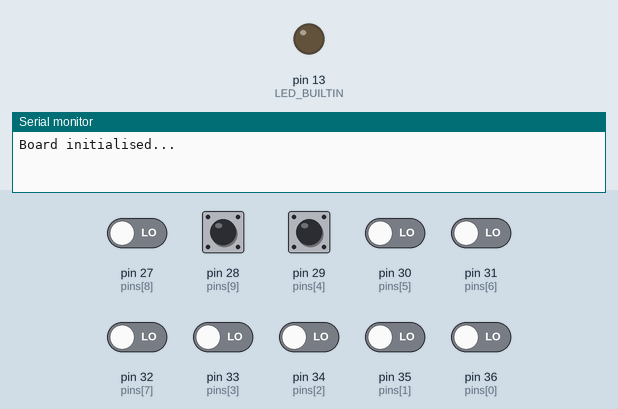
This sketch was run on a simulated Arduino Mega 2560, built for the host (arithmetic inside an expression is 32-bit, double 64-bit). Shown: output pins drawn as LEDs (lit = HIGH), the last lines printed to the serial monitor. Dashed ring = blinking. The inputs (shaded band) are chosen by the test bench; at power-on: pin 27 (pins[8]), pin 28 (pins[9]), pin 29 (pins[4]), pin 30 (pins[5]), pin 31 (pins[6]), pin 32 (pins[7]), pin 33 (pins[3]), pin 34 (pins[2]), pin 35 (pins[1]), pin 36 (pins[0]) LOW.

Above: at 1.3 s.
1.4 s: pin 27 (pins[8]) driven HIGH
At 1.62 s:
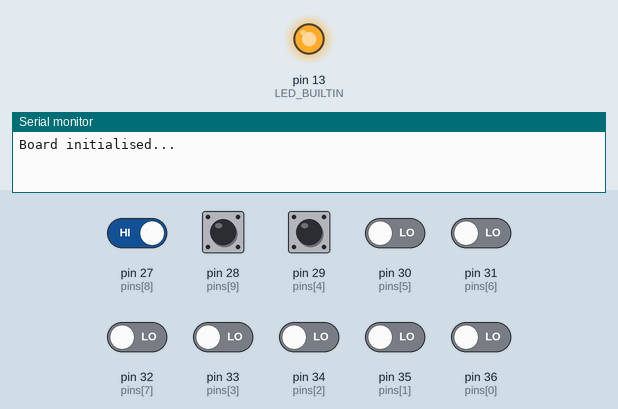
3.2 s: pin 27 (pins[8]) driven LOW
4.7 s: pin 28 (pins[9]) pulsed HIGH 5 times (0.12 s each, 0.3 s apart)
At 6.6 s:
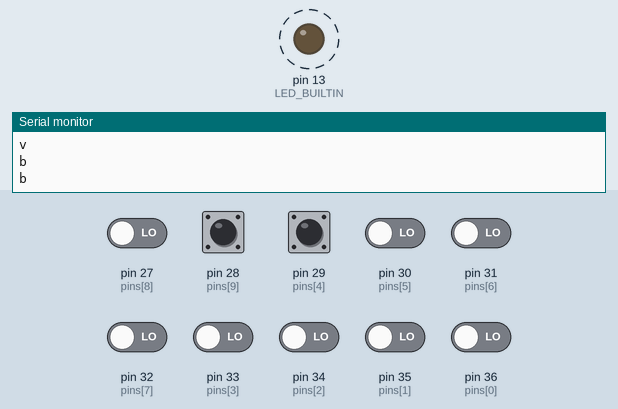
7.7 s: pin 29 (pins[4]) pulsed HIGH 2 times (0.12 s each, 0.3 s apart)
At 8.5 s:
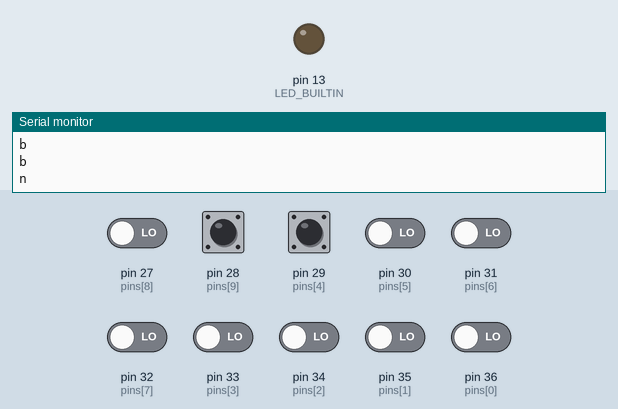
Timing chart, 0 to 10.7 s (numbered marks = the images above; inputs shaded):
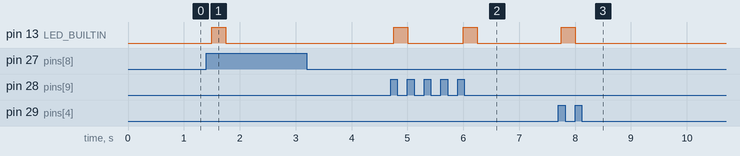

Measured:
- after the input at 1.4 s, pin 13 (LED_BUILTIN): LOW → HIGH after 0.10 s, → LOW 0.25 s later
- after the input at 4.7 s, pin 13 (LED_BUILTIN): alternates HIGH for 0.25 s and LOW for 1.0 s, starting after 0.05 s
- after the input at 7.7 s, pin 13 (LED_BUILTIN): LOW → HIGH after 0.05 s, → LOW 0.25 s later

The sketch:

button_manager.ino
```cpp
const int pins[] = {36, 35, 34, 33, 29, 30, 31, 32, 27, 28}; // Pins in use
const char* labels[] = {"a", "s", "e", "t", "n", "i", "o", "p", "v", "b"}; // ASETNIOP keys V and B are SHIFT and SPACE respectively
bool pressed[] = {false, false, false, false, false, false, false, false, false, false};
const int pinCount = 10; // Keyboard size'

int lastState[] = {0,0,0,0,0,0,0,0,0,0};
bool send = false;
bool stateChange = false;

char input[20];


void setup() {
  // put your setup code here, to run once:
  Serial.begin(115200);
  Serial.setTimeout(1);

  pinMode(LED_BUILTIN, OUTPUT);

  for (int i = 0; i < pinCount; i++) {
    pinMode(pins[i], INPUT_PULLDOWN);
  }

  Serial.println("Board initialised...");
  strcpy(input,"");

}

void loop() {
  // put your main code here, to run repeatedly:
  for (int i = 0; i < pinCount; i++) {
    int buttonState = digitalRead(pins[i]);
    if (buttonState == HIGH && !pressed[i]) {
      strcat(input,labels[i]);
      pressed[i] = true;
      digitalWrite(LED_BUILTIN, HIGH);
    }
    if (buttonState != lastState[i]){
      stateChange = true;
    }
    lastState[i] = buttonState;
  }

  if(stateChange){
    stateChange = false;
    for (int i = 0; i < pinCount; i++) {
      int buttonState = digitalRead(pins[i]);
      if(buttonState == HIGH){
        send = false;
        break;
      }
      send = true;
    }
  }

  if (send) { // released
    Serial.println(input);
    strcpy(input,"");
    for (int p = 0; p < pinCount; p++) {
      pressed[p] = false;
    }
    send = false;
  }
  delay(250);
  digitalWrite(LED_BUILTIN, LOW);
}
```
